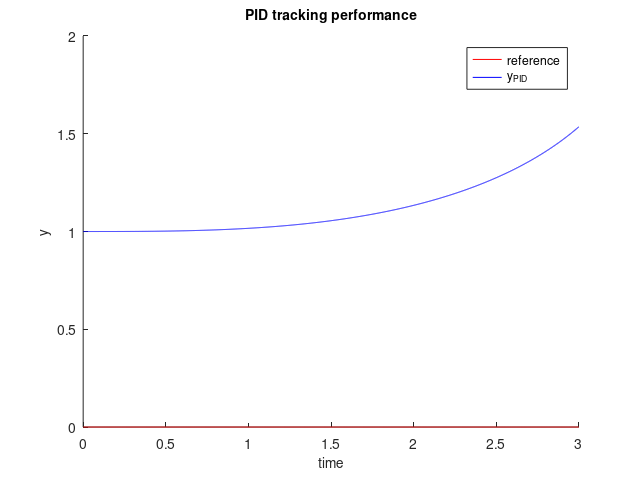
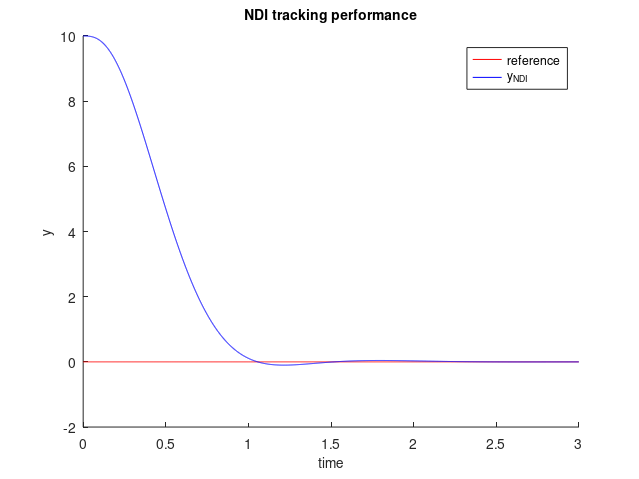
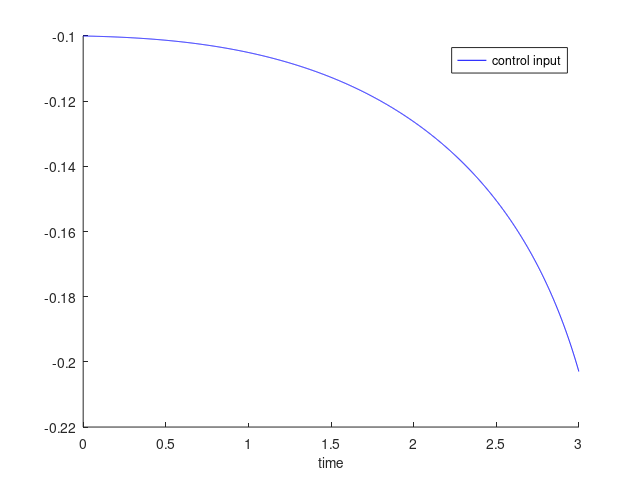
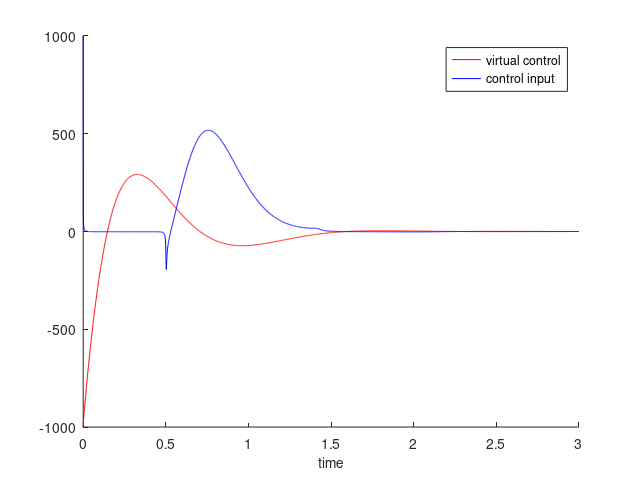

The MATLAB source for these figures, in order:

clear all;
close all;
% NDI full relative degree
% System equations:
% dx1/dt = exp(x2)*u
% dx2/dt = x1 + x2^3 + exp(x2) * u
% dx3/dt = exp(x2)*u
% y      = x3

% k1 = 100; % first gain
% k2 = 50;  % second gain
% k3 = 10;  % third gain
k1 = 100; % first gain
k2 = k1/2;  % second gain
k3 = k1/10;  % third gain
% defaults
% k1 = 100; % first gain
% k2 = 50;  % second gain
% k3 = 10;  % third gain

N = 3000;
dt = 0.001;
time = 0:dt:(N-1)*dt;

x = [0 0 10]'; %initial states
 
yd    = zeros(size(time));
dyd   = zeros(size(time));
ddyd  = zeros(size(time));
dddyd = zeros(size(time));

% omega_yd = 1.5;
% amp_yd = 2;
% yd    = amp_yd*sin(omega_yd*time);
% dyd   = amp_yd*cos(omega_yd*time);
% ddyd  = -amp_yd*sin(omega_yd*time);
% dddyd = -amp_yd*cos(omega_yd*time);

% NDI loop
dx_0 = 0;
for i = 1:N
    y       = x(3);
    yv(i)   = y;
    xv(:,i) = x;
    dy      = x(1) - x(2);
    ddy     = -x(1) - x(2)^3;
    e       = yd(i) - y;
    de      = dyd(i) - dy;
    dde     = ddyd(i) - ddy;
    v       = dddyd(i) + (k1*e + k2*de + k3*dde); % virtual control
    
    vv(i) = v;
    ainv = -1 / ((1 + 3*x(2)^2)*exp(x(2)));
    b = -3*x(2)^2 * (x(1) + x(2)^3);    
    u = ainv*(v - b); % actual control input
    uv(i) = u;
    dx = [exp(x(2))*u;
          x(1) + x(2)^3 + exp(x(2))*u;
          x(1) - x(2)];
%     x = x +  1/2*dt*(dx_0 + dx); % trapezium rule integration
%     dx_0 = dx;
    x = x + dx*dt; % first order integration

end
%%

% PID loop (unstable!)
x = [0 0 1]'; %initial states
k1 = 0.1; % first gain
k2 = k1/2;  % second gain
k3 = k1/10;  % third gain
for i = 1:N
    y           = x(3);
    yvpid(i)    = y;
    xvpid(:,i)  = x;
    dy          = x(1) - x(2);
    ddy         = -x(1) - x(2)^3;
    e           = yd(i) - y;
    de          = dyd(i) - dy;
    dde         = ddyd(i) - ddy;
    u           = dddyd(i) + (k1*e + k2*de + k3*dde); % control input
    
    uvpid(i) = u;
    dx = [exp(x(2))*u;
          x(1) + x(2)^3 + exp(x(2))*u;
          x(1) - x(2)];
    x = x + dx*dt; % first order integration
end

%
close all;



plotID = 1001;
figure(plotID);
set(plotID, 'Position', [0 50 640 480], 'defaultaxesfontsize', 10, 'defaulttextfontsize', 10, 'PaperPositionMode', 'auto');
hold on;
plot(time, yd, 'r');
plot(time, yvpid, 'b');
legend('reference', 'y_{PID}');
xlabel('time');
ylabel('y');
title('PID tracking performance');

plotID = 1011;
figure(plotID);
set(plotID, 'Position', [640 50 640 480], 'defaultaxesfontsize', 10, 'defaulttextfontsize', 10, 'PaperPositionMode', 'auto');
hold on;
plot(time, uvpid, 'b');
legend('control input');
xlabel('time');


plotID = 1002;
figure(plotID);
set(plotID, 'Position', [0 500 640 480], 'defaultaxesfontsize', 10, 'defaulttextfontsize', 10, 'PaperPositionMode', 'auto');
hold on;
plot(time, yd, 'r');
plot(time, yv, 'b');
% plot(time, yvpid);
legend('reference', 'y_{NDI}');
xlabel('time');
ylabel('y');
title('NDI tracking performance');

% plotID = 1012;
% figure(plotID);
% set(plotID, 'Position', [640 50 640 480], 'defaultaxesfontsize', 10, 'defaulttextfontsize', 10, 'PaperPositionMode', 'auto');
% plot(time, yv-yd) 
% xlabel('time');
% ylabel('y-yd');

plotID = 1013;
figure(plotID);
set(plotID, 'Position', [640 500 640 480], 'defaultaxesfontsize', 10, 'defaulttextfontsize', 10, 'PaperPositionMode', 'auto');
hold on;
plot(time, vv, 'r') 
plot(time, uv, 'b');
legend('virtual control', 'control input');
xlabel('time');



% %%
% plotID = 1001;
% 
% figure(plotID);
% set(plotID, 'Position', [600 150 800 800], 'defaultaxesfontsize', 10, 'defaulttextfontsize', 10, 'PaperPositionMode', 'auto');
% hold on;
% grid on;
% minz = min(val_spline);
% maxz = max(val_spline);
% trimesh(TRI, PHI(:, 1), PHI(:, 2), minz*ones(size(PHI,1),1), 'EdgeColor', 'b');
% % surf(xxe, yye, reshape(val_spline, size(xxe)));
% trisurf(TRIeval, XIeval(:,1), XIeval(:,2), val_spline);%, reshape(val_spline, size(xxe)));
% poslight = light('Position',[1.5 2.5 7],'Style','local');
% material([.3 .8 .9 25]);
% lighting phong;
% shading interp;
% view(viewaz, viewel);
% titstr = sprintf('Spline function of degree %d, continuity order %d defined on %d Simplices',d,r,T);
% title(titstr);
% if (printfigs == 1001 || printfigs == 1)
%     fname = sprintf('fig_SplineResults_d%dr%d_T%d', d, r, T);
%     savefname = strcat(figpath, fname);
%     print(plotID, '-dpng', '-r300', savefname);
%     saveas(plotID, savefname);
%     matlabfrag(savefname);
%     fprintf('Printed <%s>\n', savefname);
% end
